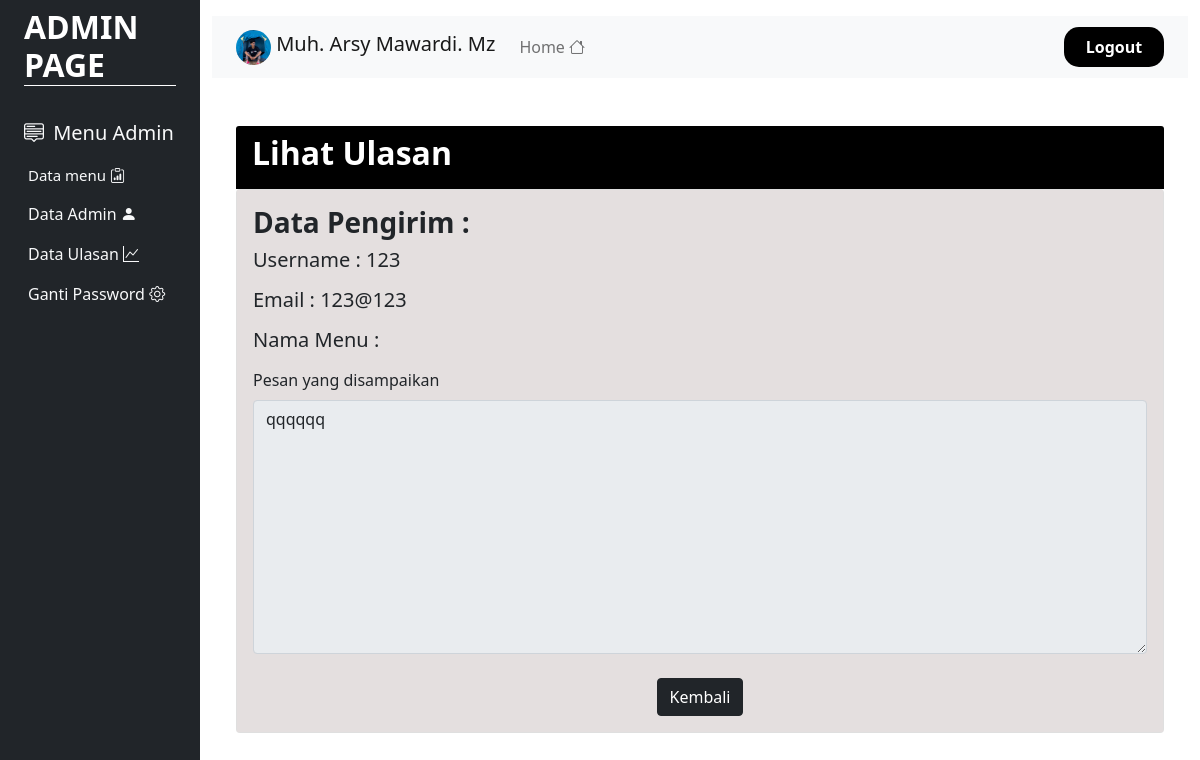
The page /admin/viewulasanpage.php?id_ulasan=10 (signed in) on the database its author committed.
### tables this page shows
CREATE TABLE `user` (
  `id` varchar(30) NOT NULL,
  `username` varchar(50) NOT NULL,
  `email` varchar(50) NOT NULL,
  `jeniskelamin` enum('Laki-Laki','Perempuan','','') NOT NULL,
  `pekerjaan` varchar(50) NOT NULL,
  `password_user` varchar(50) NOT NULL,
  `thumbnail` varchar(255) NOT NULL,
  `level_user` varchar(15) NOT NULL
);

CREATE TABLE `ulasan` (
  `id_ulasan` int(11) NOT NULL,
  `id_user` varchar(50) NOT NULL,
  `judul_ulasan` varchar(255) NOT NULL,
  `content` text NOT NULL
);

### admin/viewulasanpage.php (the view, shortened to what this page needs)
<!DOCTYPE html>
<html lang="en">
<head>
    <link rel="stylesheet" href="../css/bootstrap.min.css">
      <link rel="stylesheet" href="https://cdn.jsdelivr.net/npm/bootstrap-icons@1.8.1/font/bootstrap-icons.css">
</head>
<body>
<?php
    include "../koneksi.php";
    $query = mysqli_query($koneksi, "SELECT * FROM  user WHERE id='$_SESSION[id]'");
    $data = mysqli_fetch_array($query);
    ?>
    <div class="container-fluid">
    <div class="row flex-nowrap">
        <div class="col-auto col-md-3 col-xl-2 px-sm-2 px-0 bg-dark ">
            <div class="d-flex flex-column align-items-center align-items-sm-start px-3 pt-2 text-white min-vh-100">
                <a href="# "class="d-flex align-items-center pb-3 mb-md-0 me-md-auto text-white text-decoration-none">
                    <h2 class="fw-bold d-none d-sm-inline" style="border-bottom:1px solid white; width:100%;">ADMIN PAGE</h2>
                </a>
                <ul class="nav nav-pills flex-column mb-sm-auto mb-0 align-items-center align-items-sm-start" id="menu">
                    <li>
                        <a href="#submenu1" data-bs-toggle="collapse" class="nav-link px-0 align-middle" style="font-size:20px;">
                           <i class="bi bi-menu-up text-light"></i> <span class="ms-1 d-none d-sm-inline text-light">Menu Admin</span> </a>
                        <ul class="collapse show nav flex-column ms-1" id="submenu1" data-bs-parent="#menu">
                            <li class="w-100">
                                <a href="datamenupage.php" class="nav-link px-0 text-light" style="font-size:15px;"> <span class="d-none d-sm-inline">Data menu</span> <i class="bi bi-clipboard-data"></i></a>
                            </li>
                            <li>
                                <a href="menudataadminpage.php" class="nav-link px-0 text-light" style="font: size 15px;"> <span class="d-none d-sm-inline">Data Admin</span> <i class="bi bi-person-fill"></i> </a>
                            </li>
                            <li>
                                <a href="dataulasanpage.php" class="nav-link px-0 text-light" style="font: size 15px;"> <span class="d-none d-sm-inline">Data Ulasan </span><i class="bi bi-graph-up"></i></a>
                            </li>
                             <li>
                                <a href="gantipasswordadmin.php" class="nav-link px-0 text-light" style="font: size 15px;"> <span class="d-none d-sm-inline">Ganti Password</span> <i class="bi bi-gear"></i> </a>
                            </li>
                        </ul>
                    </li>
                </ul>
            </div>
        </div>
        <div class="col py-3">
    <nav class="navbar navbar-expand-lg navbar-light bg-light">
  <div class="container-fluid">
    <a class="navbar-brand">
      <img src="../images/<?=$data['thumbnail']?>" style="width :35px; height:35px; border-radius:50%;" class="d-inline-block align-text-top">
      <?=$data['username']?>
    </a>
     <div class="collapse navbar-collapse" id="navbarNav">
    <ul class="navbar-nav">
         <li class="nav-item">
          <a class="nav-link" href="indexadmin.php">Home <i class="bi bi-house"></i></a>
        </li>
</ul>
<ul class="navbar-nav ms-auto">
        <li class="nav-item" style="width:100px; background-color:black; text-align:center; border-radius:15px;">
          <a class="nav-link active fw-bold" aria-current="page" href="logout.php" style="color:white;">Logout</a>
        </li>
    </ul>
  </div>
</div>
</nav>
        <?php
if (isset($_GET['id_ulasan'])) {
include "../koneksi.php";
$id = $_GET['id_ulasan'];
$query = mysqli_query($koneksi,"SELECT * FROM ulasan INNER JOIN user ON ulasan.id_user=user.id WHERE id_ulasan ='$id'");
$data = mysqli_fetch_array($query);
?>
 <div class="container my-5">
            <div class="row">
                <div class="col-md-12">
                    <div class="card border-0">
                        <div class="card-header" style="background-color:black;">
                            <div class="d-flex justify-content-between">
                                <h2 class="fw-bold text-white">Lihat Ulasan</h2>
                            </div>
                        </div>
                        <div class="card">
                            <div class="card-body" style="background-color:#e4dfdf;">
                              <form>
                                  <h3 class="fw-bold"> Data Pengirim :</h3>
                              <div class="mb-2">
                                    <h5><label for="usename" class="form-label">Username :</label>
                                    <?php echo $data['username']?></h5>
                                </div>
                                <div class="mb-2">
                                <h5><label for="email" class="form-label"> Email :</label>
                                    <?php echo $data['email']?></h5>
                                </div>
                                <div class="mb-4">
                                    <h5><label for="content" class="form-label">Nama Menu :</label>
                                    <?php echo $data['judul_ulasan']?></h5>
                                    <label for="content" class="form-label">Pesan yang disampaikan</label>
                                    <textarea name="content" id="content" cols="30" rows="10" class="form-control" disabled><?= $data['content']?></textarea>
                                </div>
                                <div class="text-center">
                                    <a href="dataulasanpage.php" class="btn btn-dark text-white">Kembali</a>
                                </div>
                               </form>
                            </div>
                        </div>
                    </div>
                </div>
            </div>
        </div>
    </div>
<?php
}
?>
</body>
</html>

### rows shown on the page
user: thumbnail (picture), username "Muh. Arsy Mawardi. Mz"
ulasan: id_user.username "123", id_user.email "123@123", content "qqqqqq"
